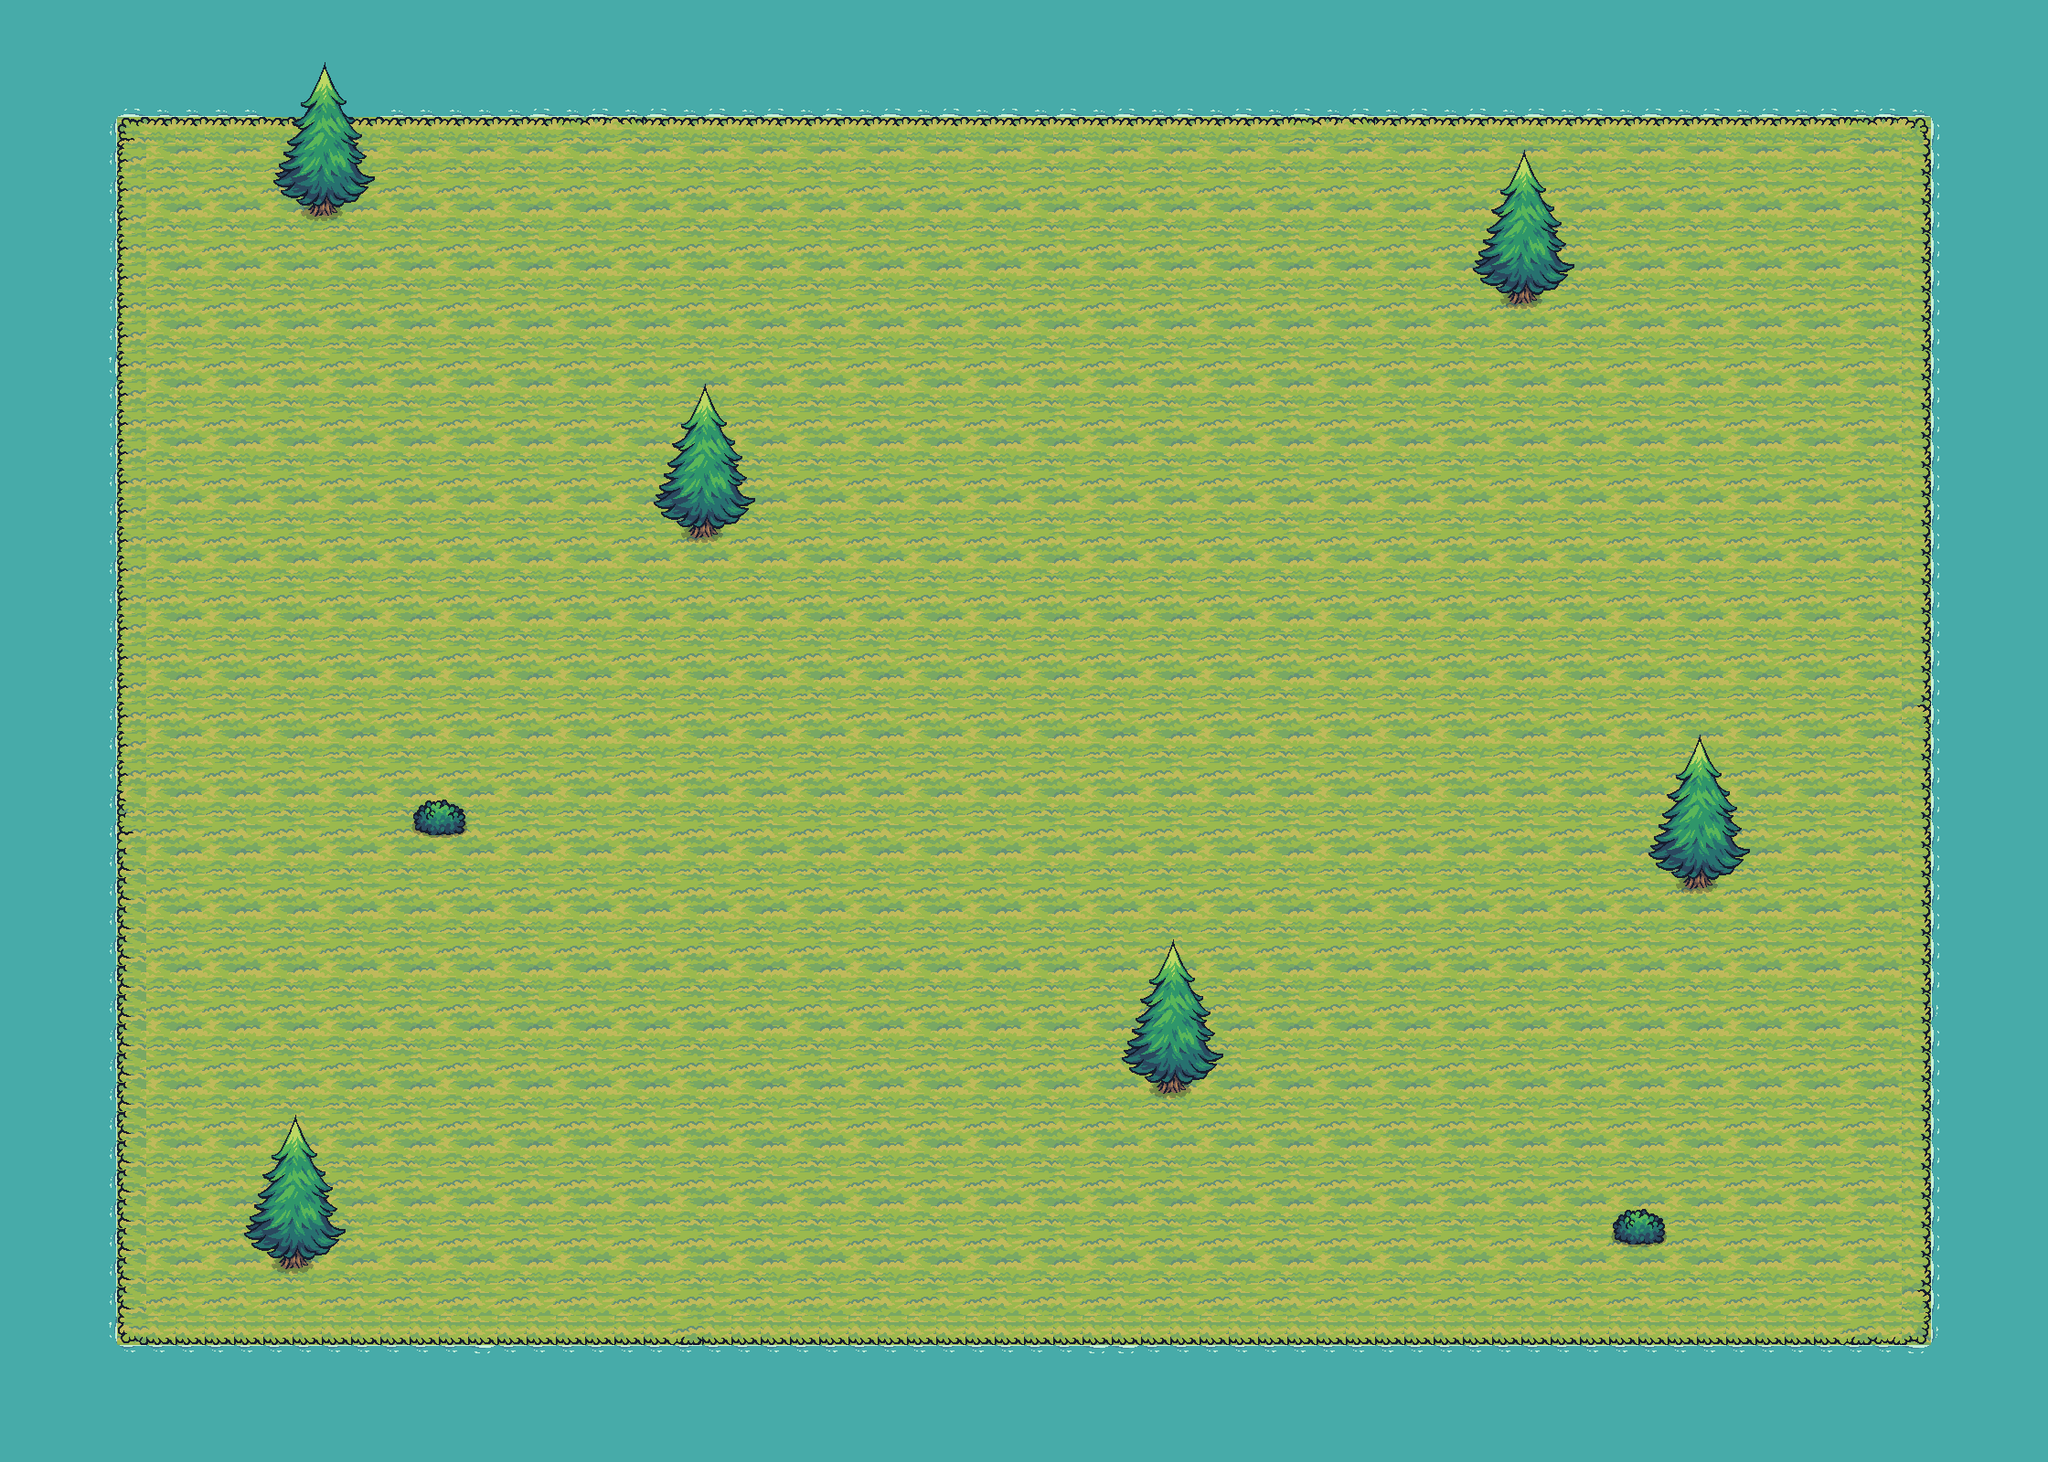

This game map was drawn from its Tiled (.tmx) file and the tilesets committed beside it. A one-line description and the trimmed map source follow:
An orthogonal 70x50 tile map with 32x32 px tiles, 3 tile layers (Tile Layer 1, Tile Layer 2, Tile Layer 3), 5 tilesets and 1 object (warrior).

<map version="1.10" tiledversion="1.11.0" orientation="orthogonal" renderorder="right-down" width="70" height="50" tilewidth="32" tileheight="32" infinite="0" nextlayerid="5" nextobjectid="2">
 <tileset firstgid="1" source="Tilemap_Flat.tsx" />
 <tileset firstgid="161" source="Water.tsx" />
 <tileset firstgid="165" source="Foam.tsx" />
 <tileset firstgid="453" source="Tree.tsx" />
 <tileset firstgid="885" source="09.tsx" />
 <layer id="1" name="Tile Layer 1" width="70" height="50">
  <properties>
   <property name="camera" type="bool" value="true" />
   <property name="zoom" type="int" value="5" />
  </properties>
  <data>[3500 cells, 3500 non-empty, 16 distinct tile ids]</data>
 </layer>
 <layer id="2" name="Tile Layer 2" width="70" height="50">
  <properties>
   <property name="camera" type="bool" value="true" />
   <property name="solid" type="bool" value="true" />
   <property name="zoom" type="int" value="5" />
  </properties>
  <data>[3500 cells, 1100 non-empty, 21 distinct tile ids]</data>
 </layer>
 <layer id="3" name="Tile Layer 3" width="70" height="50">
  <properties>
   <property name="solid" type="bool" value="false" />
  </properties>
  <data>[3500 cells, 356 non-empty, 36 distinct tile ids]</data>
 </layer>
 <objectgroup id="4" name="warrior" class="warrior">
  <properties>
   <property name="camera" type="bool" value="false" />
   <property name="zoom" type="int" value="5" />
  </properties>
  <object id="1" name="warrior" type="warrior" x="337.037" y="492.593">
   <point />
  </object>
 </objectgroup>
</map>
